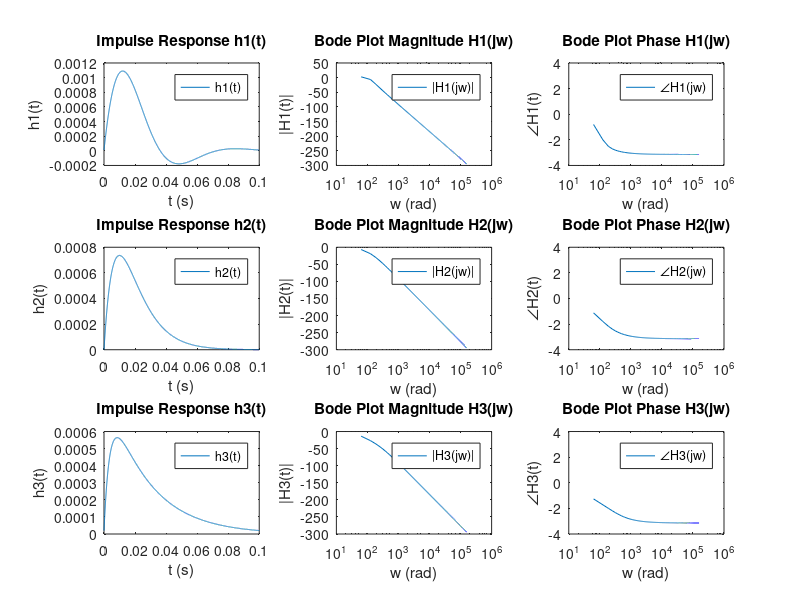

MATLAB code for this plot:
clc;    clear;

% Sampling Frequency
Fs = 50000;

% Constructing time and frequency scale
t = 0: 1 / Fs: 0.1 - 1 / Fs;
df = Fs / length(t);
w = (-Fs / 2: df: Fs / 2 - df) * 2 * pi;

% Second Order Differential System
% y''(t) + 2ζω0 y'(t) + ω0^2 y(t) = ω0^2 x(t)
% (-ω^2 + 2ζω0(jω) + ω0^2) Y(jω) = ω0^2 X(jω)
% H(jω) = (ω0^2) / (-ω^2 + 2ζω0(jω) + ω0^2)

% ωn
wn = 100;

% Different ζ's
z1 = 0.5;
z2 = 1;
z3 = 1.5;

% Construct Fourier Transform for Impulse Responses
H1 = wn^2 ./ (-w.^2 + 2 * z1 * wn * 1i * w + wn^2);
H2 = wn^2 ./ (-w.^2 + 2 * z2 * wn * 1i * w + wn^2);
H3 = wn^2 ./ (-w.^2 + 2 * z3 * wn * 1i * w + wn^2);

% Impulse Responses by Inverse Fourier Transform
h1 = ifft(ifftshift(H1));
h2 = ifft(ifftshift(H2));
h3 = ifft(ifftshift(H3));

% Plot Impulse Response of ζ = 0.5
subplot(3, 3, 1);
plot(t, h1);
title('Impulse Response h1(t)');
legend('h1(t)'); 
xlabel('t (s)');
ylabel('h1(t)');

% Plot Bode Magnitude of ζ = 0.5
subplot(3, 3, 2);
semilogx(w, 20 * log(abs(H1)));
title('Bode Plot Magnitude H1(jw)');
legend('|H1(jw)|'); 
xlabel('w (rad)');
ylabel('|H1(t)|');

% Plot Bode Phase of ζ = 0.5
subplot(3, 3, 3);
semilogx(w, angle(H1));
title('Bode Plot Phase H1(jw)');
legend('∠H1(jw)'); 
xlabel('w (rad)');
ylabel('∠H1(t)');

% Plot Impulse Response of ζ = 0.5
subplot(3, 3, 4);
plot(t, h2);
title('Impulse Response h2(t)');
legend('h2(t)'); 
xlabel('t (s)');
ylabel('h2(t)');

% Plot Bode Magnitude of ζ = 0.5
subplot(3, 3, 5);
semilogx(w, 20 * log(abs(H2)));
title('Bode Plot Magnitude H2(jw)');
legend('|H2(jw)|'); 
xlabel('w (rad)');
ylabel('|H2(t)|');

% Plot Bode Phase of ζ = 0.5
subplot(3, 3, 6);
semilogx(w, angle(H2));
title('Bode Plot Phase H2(jw)');
legend('∠H2(jw)'); 
xlabel('w (rad)');
ylabel('∠H2(t)');

% Plot Impulse Response of ζ = 0.5
subplot(3, 3, 7);
plot(t, h3);
title('Impulse Response h3(t)');
legend('h3(t)'); 
xlabel('t (s)');
ylabel('h3(t)');

% Plot Bode Magnitude of ζ = 0.5
subplot(3, 3, 8);
semilogx(w, 20 * log(abs(H3)));
title('Bode Plot Magnitude H3(jw)');
legend('|H3(jw)|'); 
xlabel('w (rad)');
ylabel('|H3(t)|');

% Plot Bode Phase of ζ = 0.5
subplot(3, 3, 9);
semilogx(w, angle(H3));
title('Bode Plot Phase H3(jw)');
legend('∠H3(jw)'); 
xlabel('w (rad)');
ylabel('∠H3(t)');
